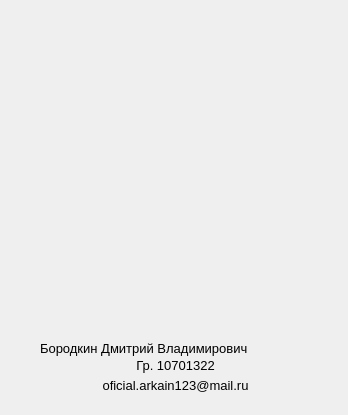
<?xml version="1.0" encoding="UTF-8"?>
<ui version="4.0">
 <class>Form</class>
 <widget class="QWidget" name="Form">
  <property name="geometry">
   <rect>
    <x>0</x>
    <y>0</y>
    <width>348</width>
    <height>415</height>
   </rect>
  </property>
  <property name="windowTitle">
   <string>Form</string>
  </property>
  <property name="windowIcon">
   <iconset resource="../Resources/Resource.qrc">
    <normaloff>:/IconPNG/Image/IcoPNG.png</normaloff>:/IconPNG/Image/IcoPNG.png</iconset>
  </property>
  <widget class="QLabel" name="label">
   <property name="geometry">
    <rect>
     <x>20</x>
     <y>20</y>
     <width>310</width>
     <height>310</height>
    </rect>
   </property>
   <property name="text">
    <string>&lt;html&gt;&lt;head/&gt;&lt;body&gt;&lt;p&gt;&lt;img src=&quot;:/MyPhoto/Image/LiterallyMe.png&quot;/&gt;&lt;/p&gt;&lt;/body&gt;&lt;/html&gt;</string>
   </property>
  </widget>
  <widget class="QLabel" name="label_2">
   <property name="geometry">
    <rect>
     <x>40</x>
     <y>340</y>
     <width>271</width>
     <height>16</height>
    </rect>
   </property>
   <property name="font">
    <font>
     <pointsize>10</pointsize>
    </font>
   </property>
   <property name="text">
    <string>Бородкин Дмитрий Владимирович</string>
   </property>
  </widget>
  <widget class="QLabel" name="label_3">
   <property name="geometry">
    <rect>
     <x>40</x>
     <y>350</y>
     <width>271</width>
     <height>31</height>
    </rect>
   </property>
   <property name="font">
    <font>
     <pointsize>10</pointsize>
    </font>
   </property>
   <property name="text">
    <string>&lt;html&gt;&lt;head/&gt;&lt;body&gt;&lt;p align=&quot;center&quot;&gt;Гр. 10701322&lt;/p&gt;&lt;/body&gt;&lt;/html&gt;</string>
   </property>
  </widget>
  <widget class="QLabel" name="label_4">
   <property name="geometry">
    <rect>
     <x>40</x>
     <y>370</y>
     <width>271</width>
     <height>31</height>
    </rect>
   </property>
   <property name="font">
    <font>
     <pointsize>10</pointsize>
    </font>
   </property>
   <property name="text">
    <string>&lt;html&gt;&lt;head/&gt;&lt;body&gt;&lt;p align=&quot;center&quot;&gt;oficial.arkain123@mail.ru&lt;/p&gt;&lt;/body&gt;&lt;/html&gt;</string>
   </property>
  </widget>
 </widget>
 <resources>
  <include location="../Resources/Resource.qrc"/>
 </resources>
 <connections/>
</ui>
